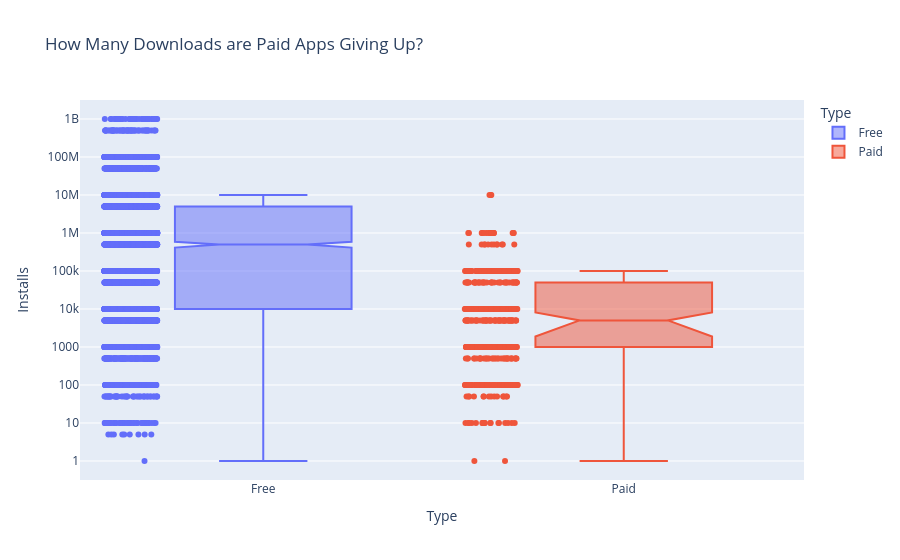

Notebook code cell kept with this figure:
### Markdown cell above
# Plotly Box Plots: Lost Downloads for Paid Apps

**Challenge**: Create a box plot that shows the number of Installs for free versus paid apps. How does the median number of installations compare? Is the difference large or small?

Use the [Box Plots Guide](https://plotly.com/python/box-plots/) and the [.box API reference](https://plotly.com/python-api-reference/generated/plotly.express.box.html) to create the following chart. 

<img src=https://imgur.com/uVsECT3.png>

### Code cell
box = px.box(df_apps_clean,
             y='Installs',
             x='Type',
             color='Type',
             notched=True,
             points='all',
             title='How Many Downloads are Paid Apps Giving Up?')
 
box.update_layout(yaxis=dict(type='log'))
 
box.show()

### Figure 1 — Plotly figure (JSON) as saved in the notebook; plotly's stock layout.template omitted (floating-point values rounded to 4 significant figures; data arrays with more than 128 entries replaced by an {"elided": "..."} marker saying what was removed)
{"data": [{"alignmentgroup": "True", "boxpoints": "all", "hovertemplate": "Type=%{x}<br>Installs=%{y}<extra></extra>", "legendgroup": "Free", "marker": {"color": "#636efa"}, "name": "Free", "notched": true, "offsetgroup": "Free", "orientation": "v", "showlegend": true, "type": "box", "x": {"elided": "8278 str values"}, "x0": " ", "xaxis": "x", "y": {"elided": "8278 int values"}, "y0": " ", "yaxis": "y"}, {"alignmentgroup": "True", "boxpoints": "all", "hovertemplate": "Type=%{x}<br>Installs=%{y}<extra></extra>", "legendgroup": "Paid", "marker": {"color": "#EF553B"}, "name": "Paid", "notched": true, "offsetgroup": "Paid", "orientation": "v", "showlegend": true, "type": "box", "x": {"elided": "613 str values"}, "x0": " ", "xaxis": "x", "y": {"elided": "613 int values"}, "y0": " ", "yaxis": "y"}], "layout": {"boxmode": "overlay", "legend": {"title": {"text": "Type"}, "tracegroupgap": 0}, "title": {"text": "How Many Downloads are Paid Apps Giving Up?"}, "xaxis": {"anchor": "y", "categoryarray": ["Free", "Paid"], "categoryorder": "array", "domain": [0, 1], "title": {"text": "Type"}}, "yaxis": {"anchor": "x", "domain": [0, 1], "title": {"text": "Installs"}, "type": "log"}}}
